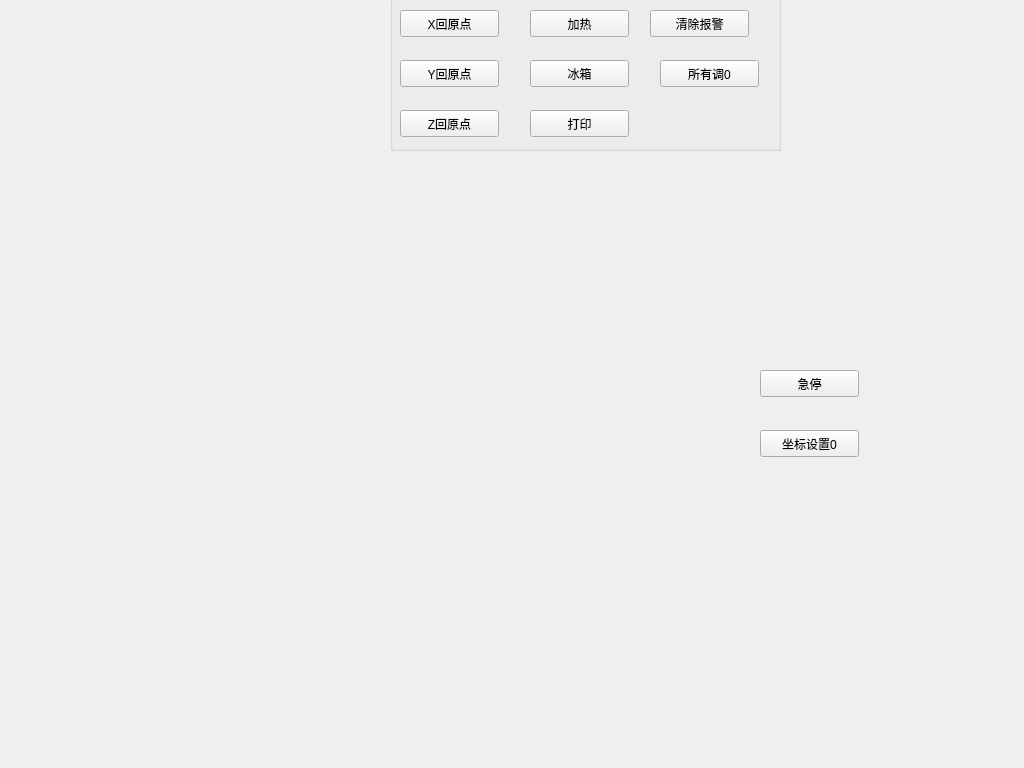
    <widget class="QWidget" name="Test">
     <property name="sizePolicy">
      <sizepolicy hsizetype="Expanding" vsizetype="Expanding">
       <horstretch>0</horstretch>
       <verstretch>0</verstretch>
      </sizepolicy>
     </property>
     <property name="minimumSize">
      <size>
       <width>1024</width>
       <height>768</height>
      </size>
     </property>
     <property name="maximumSize">
      <size>
       <width>1024</width>
       <height>768</height>
      </size>
     </property>
     <attribute name="title">
      <string>测试</string>
     </attribute>
     <widget class="QPushButton" name="Clear">
      <property name="geometry">
       <rect>
        <x>760</x>
        <y>430</y>
        <width>99</width>
        <height>27</height>
       </rect>
      </property>
      <property name="text">
       <string>坐标设置0</string>
      </property>
     </widget>
     <widget class="QPushButton" name="Stop">
      <property name="geometry">
       <rect>
        <x>760</x>
        <y>370</y>
        <width>99</width>
        <height>27</height>
       </rect>
      </property>
      <property name="text">
       <string>急停</string>
      </property>
     </widget>
     <widget class="QGroupBox" name="groupBox">
      <property name="geometry">
       <rect>
        <x>390</x>
        <y>-20</y>
        <width>391</width>
        <height>171</height>
       </rect>
      </property>
      <property name="title">
       <string>操作</string>
      </property>
      <widget class="QPushButton" name="btnIO3">
       <property name="geometry">
        <rect>
         <x>140</x>
         <y>130</y>
         <width>99</width>
         <height>27</height>
        </rect>
       </property>
       <property name="text">
        <string>打印</string>
       </property>
      </widget>
      <widget class="QPushButton" name="btnIO2">
       <property name="geometry">
        <rect>
         <x>140</x>
         <y>80</y>
         <width>99</width>
         <height>27</height>
        </rect>
       </property>
       <property name="text">
        <string>冰箱</string>
       </property>
      </widget>
      <widget class="QPushButton" name="btnIO1">
       <property name="geometry">
        <rect>
         <x>140</x>
         <y>30</y>
         <width>99</width>
         <height>27</height>
        </rect>
       </property>
       <property name="text">
        <string>加热</string>
       </property>
      </widget>
      <widget class="QPushButton" name="btnOriginX">
       <property name="geometry">
        <rect>
         <x>10</x>
         <y>30</y>
         <width>99</width>
         <height>27</height>
        </rect>
       </property>
       <property name="text">
        <string>X回原点</string>
       </property>
      </widget>
      <widget class="QPushButton" name="btnOriginY">
       <property name="geometry">
        <rect>
         <x>10</x>
         <y>80</y>
         <width>99</width>
         <height>27</height>
        </rect>
       </property>
       <property name="text">
        <string>Y回原点</string>
       </property>
      </widget>
      <widget class="QPushButton" name="btnOriginZ">
       <property name="geometry">
        <rect>
         <x>10</x>
         <y>130</y>
         <width>99</width>
         <height>27</height>
        </rect>
       </property>
       <property name="text">
        <string>Z回原点</string>
       </property>
      </widget>
      <widget class="QPushButton" name="btnClear">
       <property name="geometry">
        <rect>
         <x>260</x>
         <y>30</y>
         <width>99</width>
         <height>27</height>
        </rect>
       </property>
       <property name="text">
        <string>清除报警</string>
       </property>
      </widget>
      <widget class="QPushButton" name="btnAllZero">
       <property name="geometry">
        <rect>
         <x>270</x>
         <y>80</y>
         <width>99</width>
         <height>27</height>
        </rect>
       </property>
       <property name="text">
        <string>所有调0</string>
       </property>
      </widget>
     </widget>
    </widget>
